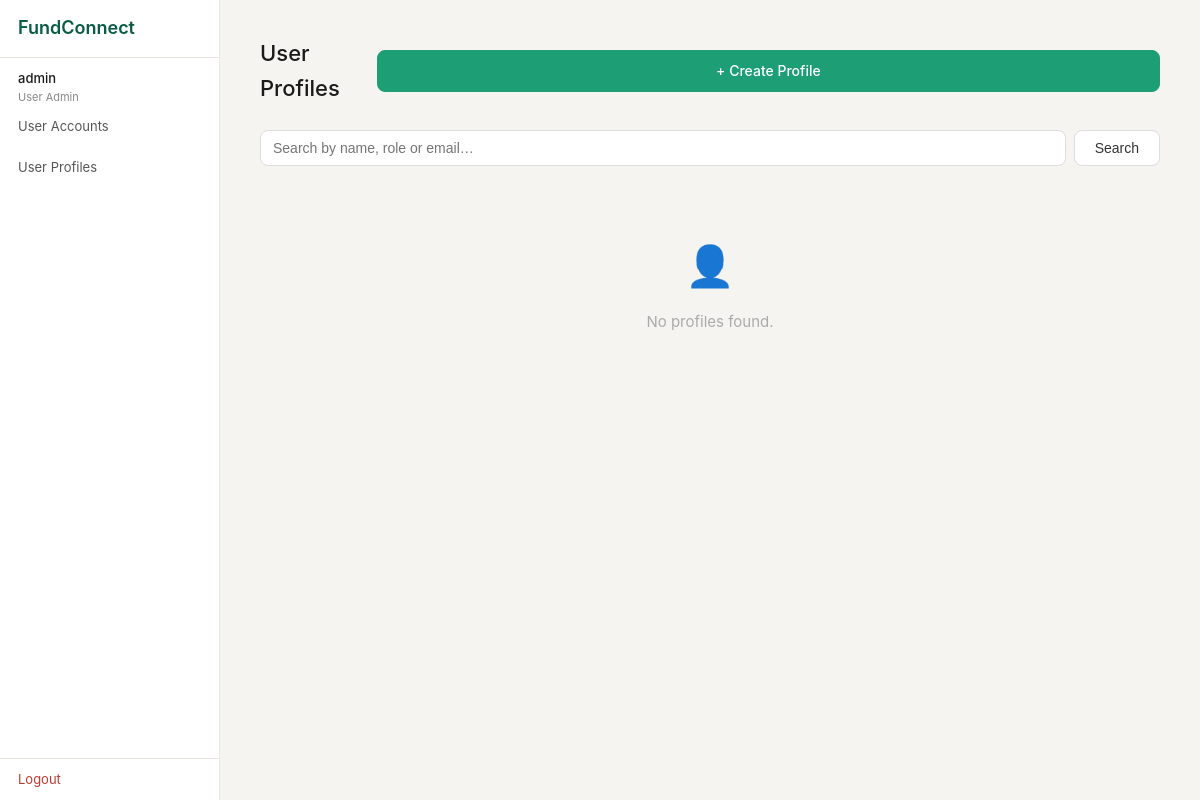
Page /admin/profiles (signed in) on the earlier database version.
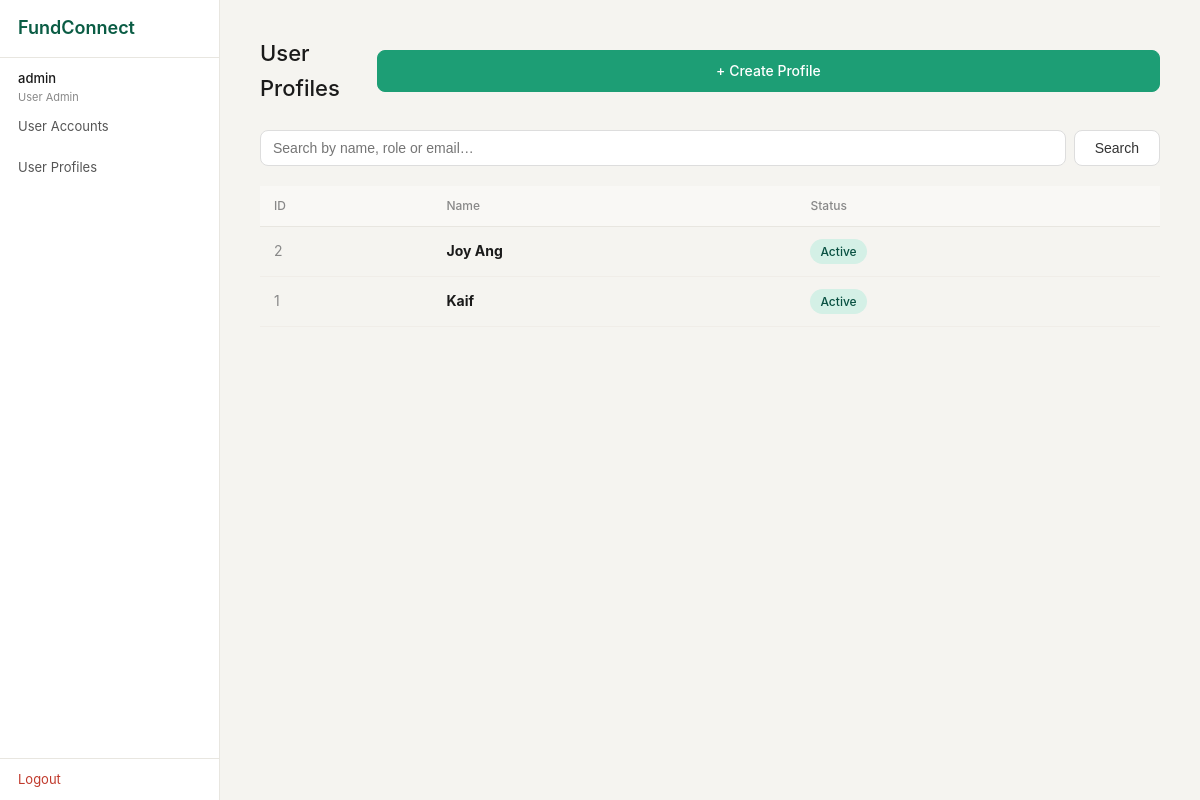
Same page on the later database version.
### tables this page shows
CREATE TABLE user_profile (
                id         INTEGER PRIMARY KEY AUTOINCREMENT,
                name       TEXT NOT NULL,
                role       TEXT NOT NULL,
                email      TEXT NOT NULL UNIQUE,
                contact    TEXT,
                status     TEXT NOT NULL DEFAULT 'Active',
                created_at TEXT DEFAULT (datetime('now'))
            );

### boundary/app.py (the view)
@app.route("/admin/profiles")
def ua_profiles():
    if "user_id" not in session or session["role"] != "User Admin":
        return redirect(url_for("login"))
    q = request.args.get("q", "").strip()
    result = UserProfileController.list_profiles(q or None)
    return render_template("ua_profiles.html", profiles=result["data"], q=q)

### boundary/templates/ua_profiles.html (shortened to what this page needs)
{% extends "base.html" %}
{% block content %}
<div class="page-header">
  <h1 class="page-title">User Profiles</h1>
  <a href="{{ url_for('ua_profile_create') }}" class="btn btn-primary">+ Create Profile</a>
</div>
<form method="GET" style="margin-bottom: 20px; display: flex; gap: 8px;">
  <input type="text" name="q" value="{{ q }}" placeholder="Search by name, role or email…"
         style="flex: 1; padding: 9px 12px; border-radius: 8px; border: 1px solid #ddd; font-size: 14px;">
  <button class="btn" type="submit">Search</button>
</form>
{% if profiles %}
<div class="table-wrap">
  <table>
    <thead>
      <tr>
        <th>ID</th>
        <th>Name</th>
        <th>Status</th>
      </tr>
    </thead>
    <tbody>
      {% for p in profiles %}
      <tr style="cursor: pointer;"
          onclick="window.location='{{ url_for('ua_profile_view', pid=p.id) }}'">
        <td style="color: #888;">{{ p.id }}</td>
        <td><strong>{{ p.name }}</strong></td>
        <td>
          {% if p.status == "Active" %}
            <span class="badge badge-active">Active</span>
          {% else %}
            <span class="badge badge-suspended">Suspended</span>
          {% endif %}
        </td>
      </tr>
      {% endfor %}
    </tbody>
  </table>
</div>
{% else %}
<div class="empty-state">
  <div class="empty-icon">👤</div>
  <p>No profiles found.</p>
</div>
{% endif %}
{% endblock %}

Differences in the rows shown:
added user_profile: id "2", name "Joy Ang", status "Active"
added user_profile: id "1", name "Kaif", status "Active"
Other differences:
text no longer shown: "👤 No profiles found."
text now shown: "ID Name Status"
